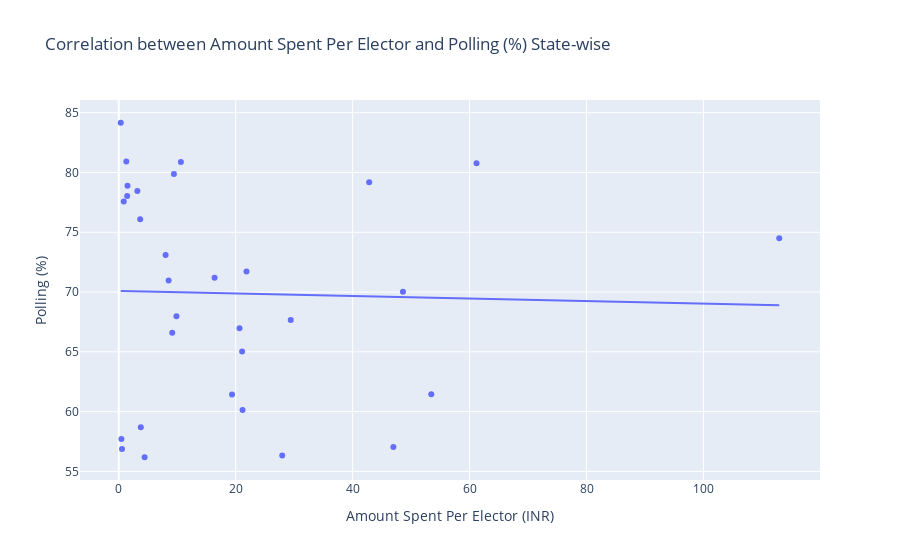

The notebook cell saved with this chart:
### Code cell
# Group by state and calculate the mean of 'Amount_spent_per_elector' and 'Polled (%)'
state_wise_correlation_data = loc_results.groupby('State').agg({
    'Amount_spent_per_elector': 'mean',
    'Polled (%)': 'mean'
}).reset_index()

# Calculate correlation
correlation = state_wise_correlation_data['Amount_spent_per_elector'].corr(state_wise_correlation_data['Polled (%)'])
print(f"Correlation between Amount Spent Per Elector and Polling (%): {correlation}")

# Create scatter plot to visualize correlation
fig = px.scatter(state_wise_correlation_data, 
                 x='Amount_spent_per_elector', 
                 y='Polled (%)', 
                 title='Correlation between Amount Spent Per Elector and Polling (%) State-wise',
                 labels={'Amount_spent_per_elector': 'Amount Spent Per Elector (INR)', 
                         'Polled (%)': 'Polling (%)'},
                 trendline='ols')  # Add a trendline

# Show the plot
fig.show()

### Figure 1 — Plotly figure (JSON) as saved in the notebook; plotly's stock layout.template omitted (floating-point values rounded to 4 significant figures)
{"data": [{"hovertemplate": "Amount Spent Per Elector (INR)=%{x}<br>Polling (%)=%{y}<extra></extra>", "legendgroup": "", "marker": {"color": "#636efa", "symbol": "circle"}, "mode": "markers", "name": "", "orientation": "v", "showlegend": false, "type": "scatter", "x": [null, 61.19, 3.185, 10.63, 27.96, 9.862, 8.019, null, 3.671, 21.17, 21.1, 8.526, 3.774, 9.147, 21.84, 16.39, null, 0.3435, 20.65, 53.45, 1.446, 0.8508, 0.5617, 0.4548, null, 113.0, 1.5, null, 19.38, 9.435, 48.6, 29.41, 1.3, 46.96, 4.425, 42.83], "xaxis": "x", "y": [64.1, 80.77, 78.45, 80.88, 56.33, 67.98, 73.11, 70.64, 76.08, 60.14, 65.02, 70.97, 58.7, 66.61, 71.71, 71.19, 71.82, 84.16, 66.97, 61.46, 78.03, 77.58, 56.87, 57.72, 58.5, 74.51, 78.9, 62.8, 61.43, 79.88, 70.04, 67.66, 80.92, 57.05, 56.18, 79.19], "yaxis": "y"}, {"hovertemplate": "<b>OLS trendline</b><br>Polled (%) = -0.0107174 * Amount_spent_per_elector + 70.1009<br>R<sup>2</sup>=0.000870<br><br>Amount Spent Per Elector (INR)=%{x}<br>Polling (%)=%{y} <b>(trend)</b><extra></extra>", "legendgroup": "", "marker": {"color": "#636efa", "symbol": "circle"}, "mode": "lines", "name": "", "showlegend": false, "type": "scatter", "x": [0.3435, 0.4548, 0.5617, 0.8508, 1.3, 1.446, 1.5, 3.185, 3.671, 3.774, 4.425, 8.019, 8.526, 9.147, 9.435, 9.862, 10.63, 16.39, 19.38, 20.65, 21.1, 21.17, 21.84, 27.96, 29.41, 42.83, 46.96, 48.6, 53.45, 61.19, 113.0], "xaxis": "x", "y": [70.1, 70.1, 70.09, 70.09, 70.09, 70.09, 70.08, 70.07, 70.06, 70.06, 70.05, 70.01, 70.01, 70.0, 70.0, 70.0, 69.99, 69.93, 69.89, 69.88, 69.87, 69.87, 69.87, 69.8, 69.79, 69.64, 69.6, 69.58, 69.53, 69.45, 68.89], "yaxis": "y"}], "layout": {"legend": {"tracegroupgap": 0}, "title": {"text": "Correlation between Amount Spent Per Elector and Polling (%) State-wise"}, "xaxis": {"anchor": "y", "domain": [0, 1], "title": {"text": "Amount Spent Per Elector (INR)"}}, "yaxis": {"anchor": "x", "domain": [0, 1], "title": {"text": "Polling (%)"}}}}
